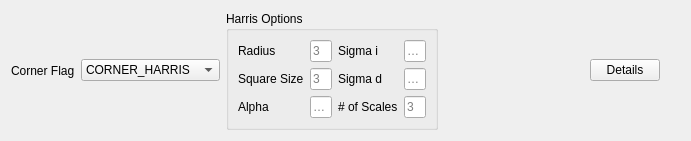
                <widget class="QWidget" name="tab_Corner">
                 <attribute name="title">
                  <string>Corner</string>
                 </attribute>
                 <layout class="QGridLayout" name="gridLayout_20">
                  <item row="0" column="0">
                   <layout class="QHBoxLayout" name="horizontalLayout_8" stretch="0,0,1,1,1,1">
                    <item>
                     <widget class="QLabel" name="label_20">
                      <property name="sizePolicy">
                       <sizepolicy hsizetype="Maximum" vsizetype="Preferred">
                        <horstretch>0</horstretch>
                        <verstretch>0</verstretch>
                       </sizepolicy>
                      </property>
                      <property name="text">
                       <string>Corner Flag</string>
                      </property>
                     </widget>
                    </item>
                    <item>
                     <widget class="QComboBox" name="comboBox_cornerFlag">
                      <property name="sizePolicy">
                       <sizepolicy hsizetype="Maximum" vsizetype="Fixed">
                        <horstretch>0</horstretch>
                        <verstretch>0</verstretch>
                       </sizepolicy>
                      </property>
                      <property name="minimumSize">
                       <size>
                        <width>110</width>
                        <height>0</height>
                       </size>
                      </property>
                      <item>
                       <property name="text">
                        <string>CORNER_HARRIS</string>
                       </property>
                      </item>
                      <item>
                       <property name="text">
                        <string>CORNER_HARLAP</string>
                       </property>
                      </item>
                     </widget>
                    </item>
                    <item>
                     <widget class="QGroupBox" name="groupBox_harris">
                      <property name="title">
                       <string>Harris Options</string>
                      </property>
                      <layout class="QGridLayout" name="gridLayout_21">
                       <item row="0" column="0">
                        <layout class="QHBoxLayout" name="horizontalLayout_6">
                         <item>
                          <layout class="QVBoxLayout" name="verticalLayout_12">
                           <item>
                            <widget class="QLabel" name="label_21">
                             <property name="text">
                              <string>Radius</string>
                             </property>
                            </widget>
                           </item>
                           <item>
                            <widget class="QLabel" name="label_22">
                             <property name="text">
                              <string>Square Size</string>
                             </property>
                            </widget>
                           </item>
                           <item>
                            <widget class="QLabel" name="label_24">
                             <property name="text">
                              <string>Alpha</string>
                             </property>
                            </widget>
                           </item>
                          </layout>
                         </item>
                         <item>
                          <layout class="QVBoxLayout" name="verticalLayout_11">
                           <item>
                            <widget class="QLineEdit" name="lineEdit_radius">
                             <property name="sizePolicy">
                              <sizepolicy hsizetype="Preferred" vsizetype="Fixed">
                               <horstretch>0</horstretch>
                               <verstretch>0</verstretch>
                              </sizepolicy>
                             </property>
                             <property name="maximumSize">
                              <size>
                               <width>75</width>
                               <height>16777215</height>
                              </size>
                             </property>
                             <property name="text">
                              <string/>
                             </property>
                             <property name="maxLength">
                              <number>7</number>
                             </property>
                             <property name="placeholderText">
                              <string>3</string>
                             </property>
                            </widget>
                           </item>
                           <item>
                            <widget class="QLineEdit" name="lineEdit_squareSize">
                             <property name="sizePolicy">
                              <sizepolicy hsizetype="Preferred" vsizetype="Fixed">
                               <horstretch>0</horstretch>
                               <verstretch>0</verstretch>
                              </sizepolicy>
                             </property>
                             <property name="maximumSize">
                              <size>
                               <width>75</width>
                               <height>16777215</height>
                              </size>
                             </property>
                             <property name="text">
                              <string/>
                             </property>
                             <property name="maxLength">
                              <number>7</number>
                             </property>
                             <property name="placeholderText">
                              <string>3</string>
                             </property>
                            </widget>
                           </item>
                           <item>
                            <widget class="QLineEdit" name="lineEdit_alpha">
                             <property name="sizePolicy">
                              <sizepolicy hsizetype="Preferred" vsizetype="Fixed">
                               <horstretch>0</horstretch>
                               <verstretch>0</verstretch>
                              </sizepolicy>
                             </property>
                             <property name="maximumSize">
                              <size>
                               <width>75</width>
                               <height>16777215</height>
                              </size>
                             </property>
                             <property name="text">
                              <string/>
                             </property>
                             <property name="maxLength">
                              <number>7</number>
                             </property>
                             <property name="placeholderText">
                              <string>0.04</string>
                             </property>
                            </widget>
                           </item>
                          </layout>
                         </item>
                         <item>
                          <layout class="QVBoxLayout" name="verticalLayout_10">
                           <item>
                            <widget class="QLabel" name="label_23">
                             <property name="text">
                              <string>Sigma i</string>
                             </property>
                            </widget>
                           </item>
                           <item>
                            <widget class="QLabel" name="label_13">
                             <property name="text">
                              <string>Sigma d</string>
                             </property>
                            </widget>
                           </item>
                           <item>
                            <widget class="QLabel" name="label_25">
                             <property name="text">
                              <string># of Scales</string>
                             </property>
                            </widget>
                           </item>
                          </layout>
                         </item>
                         <item>
                          <layout class="QVBoxLayout" name="verticalLayout_9">
                           <item>
                            <widget class="QLineEdit" name="lineEdit_sigmai">
                             <property name="sizePolicy">
                              <sizepolicy hsizetype="Preferred" vsizetype="Fixed">
                               <horstretch>0</horstretch>
                               <verstretch>0</verstretch>
                              </sizepolicy>
                             </property>
                             <property name="maximumSize">
                              <size>
                               <width>75</width>
                               <height>16777215</height>
                              </size>
                             </property>
                             <property name="text">
                              <string/>
                             </property>
                             <property name="maxLength">
                              <number>7</number>
                             </property>
                             <property name="placeholderText">
                              <string>1.4</string>
                             </property>
                            </widget>
                           </item>
                           <item>
                            <widget class="QLineEdit" name="lineEdit_sigmad">
                             <property name="sizePolicy">
                              <sizepolicy hsizetype="Preferred" vsizetype="Fixed">
                               <horstretch>0</horstretch>
                               <verstretch>0</verstretch>
                              </sizepolicy>
                             </property>
                             <property name="placeholderText">
                              <string>0.9</string>
                             </property>
                            </widget>
                           </item>
                           <item>
                            <widget class="QLineEdit" name="lineEdit_numOfScales">
                             <property name="sizePolicy">
                              <sizepolicy hsizetype="Preferred" vsizetype="Fixed">
                               <horstretch>0</horstretch>
                               <verstretch>0</verstretch>
                              </sizepolicy>
                             </property>
                             <property name="maximumSize">
                              <size>
                               <width>75</width>
                               <height>16777215</height>
                              </size>
                             </property>
                             <property name="text">
                              <string/>
                             </property>
                             <property name="maxLength">
                              <number>7</number>
                             </property>
                             <property name="placeholderText">
                              <string>3</string>
                             </property>
                            </widget>
                           </item>
                          </layout>
                         </item>
                        </layout>
                       </item>
                      </layout>
                     </widget>
                    </item>
                    <item>
                     <spacer name="horizontalSpacer_30">
                      <property name="orientation">
                       <enum>Qt::Horizontal</enum>
                      </property>
                      <property name="sizeType">
                       <enum>QSizePolicy::Expanding</enum>
                      </property>
                      <property name="sizeHint" stdset="0">
                       <size>
                        <width>40</width>
                        <height>20</height>
                       </size>
                      </property>
                     </spacer>
                    </item>
                    <item>
                     <widget class="QPushButton" name="pushButton_11">
                      <property name="sizePolicy">
                       <sizepolicy hsizetype="Fixed" vsizetype="Fixed">
                        <horstretch>0</horstretch>
                        <verstretch>0</verstretch>
                       </sizepolicy>
                      </property>
                      <property name="maximumSize">
                       <size>
                        <width>70</width>
                        <height>16777215</height>
                       </size>
                      </property>
                      <property name="text">
                       <string>Details</string>
                      </property>
                     </widget>
                    </item>
                    <item>
                     <spacer name="horizontalSpacer_29">
                      <property name="orientation">
                       <enum>Qt::Horizontal</enum>
                      </property>
                      <property name="sizeType">
                       <enum>QSizePolicy::Maximum</enum>
                      </property>
                      <property name="sizeHint" stdset="0">
                       <size>
                        <width>20</width>
                        <height>20</height>
                       </size>
                      </property>
                     </spacer>
                    </item>
                   </layout>
                  </item>
                 </layout>
                </widget>
